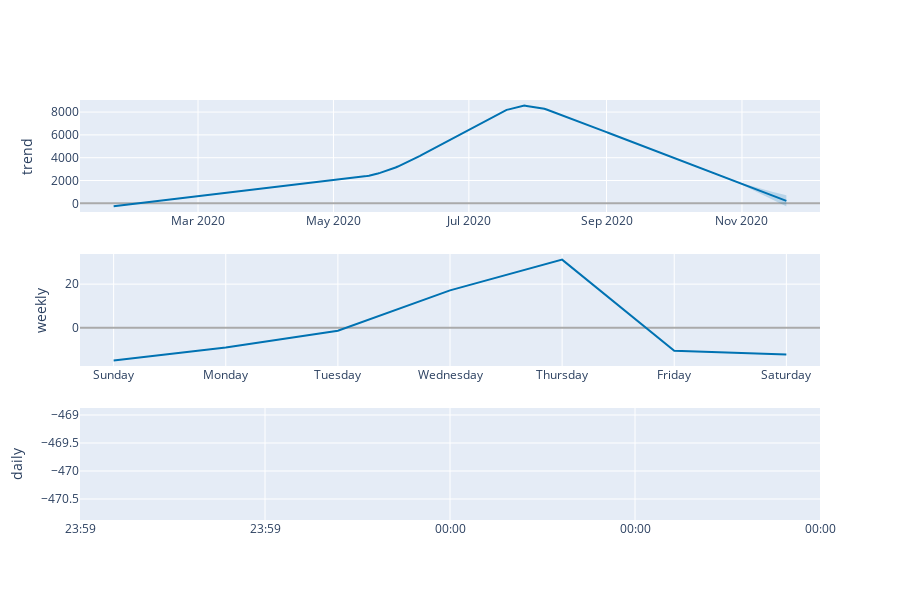

The notebook cell this image was saved under:
### Code cell
plot_components_plotly(m, forecast)

### Figure 1 — Plotly figure (JSON) as saved in the notebook; plotly's stock layout.template omitted (floating-point values rounded to 4 significant figures; data arrays with more than 128 entries replaced by an {"elided": "..."} marker saying what was removed)
{"data": [{"line": {"color": "#0072B2", "width": 2}, "mode": "lines", "name": "trend", "type": "scatter", "x": {"elided": "304 str values"}, "xaxis": "x", "y": {"elided": "304 float values"}, "yaxis": "y"}, {"line": {"color": "rgba(0, 114, 178, 0.2)", "width": 0}, "mode": "lines", "name": "trend_upper", "type": "scatter", "x": {"elided": "304 str values"}, "xaxis": "x", "y": {"elided": "304 float values"}, "yaxis": "y"}, {"fill": "tonexty", "fillcolor": "rgba(0, 114, 178, 0.2)", "line": {"color": "rgba(0, 114, 178, 0.2)", "width": 0}, "mode": "lines", "name": "trend_lower", "type": "scatter", "x": {"elided": "304 str values"}, "xaxis": "x", "y": {"elided": "304 float values"}, "yaxis": "y"}, {"line": {"color": "#0072B2", "width": 2}, "mode": "lines", "name": "weekly", "type": "scatter", "x": ["2017-01-01T00:00:00", "2017-01-02T00:00:00", "2017-01-03T00:00:00", "2017-01-04T00:00:00", "2017-01-05T00:00:00", "2017-01-06T00:00:00", "2017-01-07T00:00:00"], "xaxis": "x2", "y": [-15.03, -9.1, -1.431, 17.15, 31.27, -10.6, -12.27], "yaxis": "y2"}, {"line": {"color": "#0072B2", "width": 2}, "mode": "lines", "name": "daily", "type": "scatter", "x": ["2017-01-01T00:00:00"], "xaxis": "x3", "y": [-469.9], "yaxis": "y3"}], "layout": {"height": 600, "showlegend": false, "width": 900, "xaxis": {"anchor": "y", "domain": [0, 1], "range": ["2020-01-07T20:24:00", "2020-12-06T03:36:00"], "type": "date"}, "xaxis2": {"anchor": "y2", "domain": [0, 1], "range": ["2016-12-31T16:48:00", "2017-01-07T07:12:00"], "tickformat": "%A", "type": "date"}, "xaxis3": {"anchor": "y3", "domain": [0, 1], "range": ["2017-01-01T00:00:00", "2017-01-01T00:00:00"], "tickformat": "%H:%M", "type": "date"}, "yaxis": {"anchor": "x", "domain": [0.7333, 1], "rangemode": "normal", "title": {"text": "trend"}, "zerolinecolor": "#AAA"}, "yaxis2": {"anchor": "x2", "domain": [0.3667, 0.6333], "title": {"text": "weekly"}, "zerolinecolor": "#AAA"}, "yaxis3": {"anchor": "x3", "domain": [0, 0.2667], "title": {"text": "daily"}, "zerolinecolor": "#AAA"}}}
